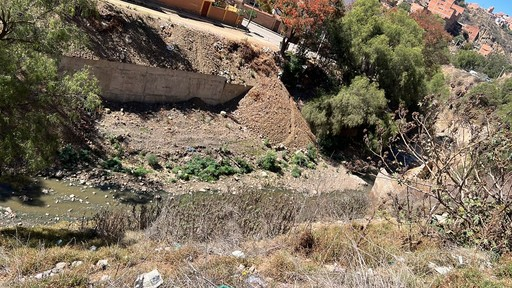
#> input picture 2026-2-Emily/Parciales/Parcial 2/datos/ds1_reducido/img_00.jpg, 512 x 288 px; its folder holds 8 pictures in this run
$ jupyter execute --allow-errors 01_clasificacion_imagenes.ipynb   (shell and % lines are left out)
#> lines starting #> are read from the running program, lines starting #| are printed output that depends on the picture
# Parcial 2 - Ejercicio 1: Clasificación de imágenes por parches (aprendizaje no supervisado + clasificación)

**Objetivo:** construir un programa que ponga **etiquetas** al objeto principal que aparece en pequeñas imágenes de **64 x 64 píxeles** obtenidas al dividir fotos reales de quebradas con basura, y luego entrenar un **modelo que clasifique** esas imágenes.

**Datos usados**

| Dataset | Carpeta original | Uso |
|---|---|---|
| ds1 (carpeta de *erick_alexander_ochoa_paz*, 30 fotos) | `_descargas/ds1/erick_alexander_ochoa_paz` | Entrenamiento y prueba |
| ds2 (8 fotos) | `_descargas/ds2` | Imágenes nuevas para probar el modelo ya entrenado |

Elegí la carpeta de ds1 que tenía **más fotos** (30) y todas en formato JPG. Las fotos originales pesan varios MB y miden hasta 4096 px, así que lo primero es **reducirlas**.

## Cómo lo hice (resumen de la estrategia)

1. **Reducir** cada foto para que su lado más largo mida 512 px (se conserva la proporción).
2. **Dividir** cada foto en parches de **64 x 64** (una foto vertical de 384 x 512 da 6 x 8 = 48 parches).
3. **Describir** cada parche con **51 números** de color y textura (histogramas de color, medias, desviaciones, bordes).
4. **Separar** fotos completas para prueba (7 fotos) y entrenamiento (23 fotos), para no hacer trampa.
5. **Aprendizaje no supervisado:** aplicar **K-Means con k = 50** a los parches de entrenamiento. Cada grupo junta parches parecidos.
6. **Etiquetar solo 50 parches** (el más representativo de cada grupo, el más cercano al centroide) con una de 5 etiquetas: `basura`, `vegetacion`, `tierra`, `cielo`, `construccion`.
7. **Propagar** la etiqueta de cada representativo a todo su grupo (aprendizaje semi-supervisado, igual que en el cuadernillo de clase de aprendizaje no supervisado).
8. **Entrenar una regresión logística** (vista en clase, *one vs all* / multiclase) con esas etiquetas.
9. **Medir** el modelo contra parches de prueba que etiqueté a mano: exactitud, precisión, *recall*, F1, matriz de confusión y validación cruzada.
10. **Usar el modelo** sobre las fotos nuevas de ds2 y guardar el modelo entrenado.

## 1. Librerías

Uso solo librerías vistas en clase: `numpy`, `pandas`, `matplotlib`, `PIL` para leer imágenes y `scikit-learn` para K-Means, regresión logística y métricas.

[cell 1]
import os
import pickle

import numpy as np
import pandas as pd
import matplotlib.pyplot as plt
from PIL import Image, ImageOps

from sklearn.cluster import KMeans
from sklearn.preprocessing import StandardScaler
from sklearn.pipeline import make_pipeline
from sklearn.linear_model import LogisticRegression
from sklearn.dummy import DummyClassifier
from sklearn.model_selection import train_test_split, GroupKFold, cross_val_score
from sklearn.metrics import (silhouette_score, accuracy_score, f1_score,
                             classification_report, confusion_matrix, ConfusionMatrixDisplay)

# Las figuras se guardan en JPEG para que el cuadernillo no pese demasiado

# Semilla fija para que todo el cuadernillo sea reproducible
SEMILLA = 42
np.random.seed(SEMILLA)

## 2. Reducción del dataset

Las fotos originales son grandes (hasta 4096 x 3072 px). Para trabajar con parches de 64 x 64 no necesito tanta resolución: si dejara la foto original, un parche de 64 px mostraría un pedacito minúsculo (una hoja, una piedra) y no el **objeto principal**. Al reducir el lado mayor a **512 px**, cada parche cubre más o menos 1/8 del ancho de la foto, que es suficiente para ver si ahí hay basura, plantas, tierra o cielo.

Además:
- `ImageOps.exif_transpose` gira la foto según la orientación con que se tomó en el celular.
- Las fotos se renombran como `img_00.jpg`, `img_01.jpg`, ... para que los nombres sean cortos.
- Si la carpeta original no existe (por ejemplo en el repositorio, donde solo subo las reducidas), se usan directamente las imágenes ya reducidas.

[cell 2]
RUTA_ORIGINAL_DS1 = '_descargas/ds1/erick_alexander_ochoa_paz'
RUTA_ORIGINAL_DS2 = '_descargas/ds2'
RUTA_DS1 = 'datos/ds1_reducido'
RUTA_DS2 = 'datos/ds2_reducido'
LADO_MAXIMO = 512


def tamano_carpeta_mb(carpeta):
    # Suma el peso de todos los archivos de la carpeta, en megabytes
    return sum(os.path.getsize(os.path.join(carpeta, f)) for f in os.listdir(carpeta)) / 1e6


def reducir_dataset(origen, destino, lado_maximo=LADO_MAXIMO):
    if not os.path.isdir(origen):
        print(f'No existe {origen}: se usan las imágenes ya reducidas de {destino}')
        return
    os.makedirs(destino, exist_ok=True)
    archivos = sorted(f for f in os.listdir(origen) if f.lower().endswith(('.jpg', '.jpeg', '.png')))
    for i, nombre in enumerate(archivos):
        imagen = Image.open(os.path.join(origen, nombre))
        imagen = ImageOps.exif_transpose(imagen).convert('RGB')
        # thumbnail reduce la imagen manteniendo la proporción: el lado mayor queda en 512 px
        imagen.thumbnail((lado_maximo, lado_maximo), Image.LANCZOS)
        imagen.save(os.path.join(destino, f'img_{i:02d}.jpg'), quality=90)
    print(f'{len(archivos)} fotos: {tamano_carpeta_mb(origen):.1f} MB -> {tamano_carpeta_mb(destino):.1f} MB')


reducir_dataset(RUTA_ORIGINAL_DS1, RUTA_DS1)
reducir_dataset(RUTA_ORIGINAL_DS2, RUTA_DS2)

[cell 3]
nombres_ds1 = sorted(os.listdir(RUTA_DS1))
imagenes_ds1 = {n: np.asarray(Image.open(os.path.join(RUTA_DS1, n)).convert('RGB')) for n in nombres_ds1}
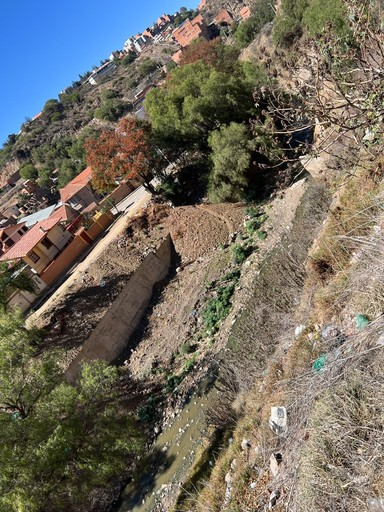
#> input picture 2026-2-Emily/Parciales/Parcial 2/datos/ds1_reducido/img_01.jpg, 384 x 512 px
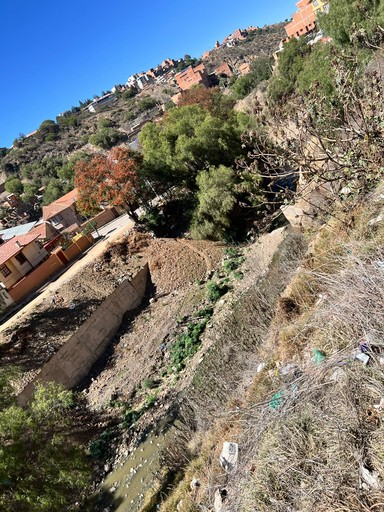
#> input picture 2026-2-Emily/Parciales/Parcial 2/datos/ds1_reducido/img_02.jpg, 384 x 512 px
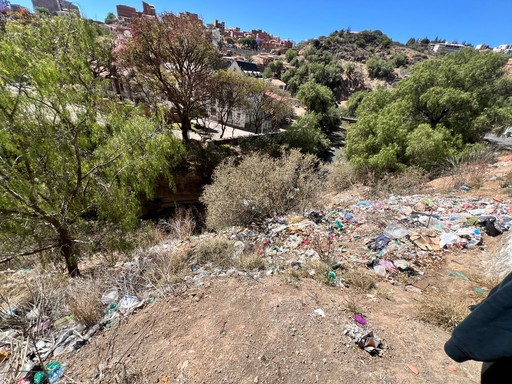
#> input picture 2026-2-Emily/Parciales/Parcial 2/datos/ds1_reducido/img_03.jpg, 512 x 384 px
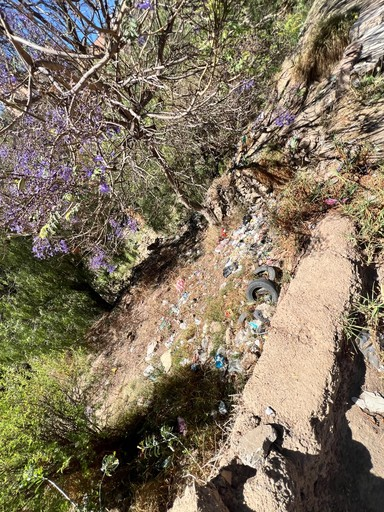
#> input picture 2026-2-Emily/Parciales/Parcial 2/datos/ds1_reducido/img_04.jpg, 384 x 512 px
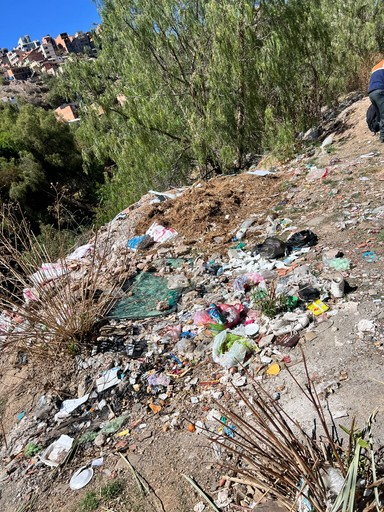
#> input picture 2026-2-Emily/Parciales/Parcial 2/datos/ds1_reducido/img_08.jpg, 384 x 512 px
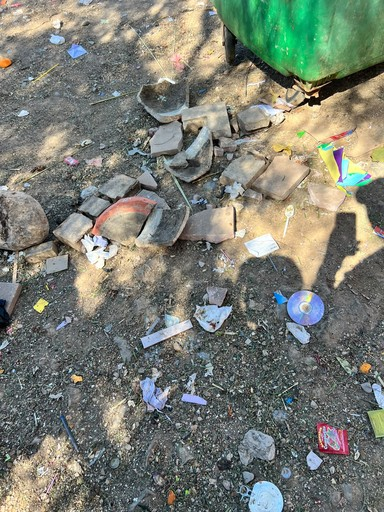
#> input picture 2026-2-Emily/Parciales/Parcial 2/datos/ds1_reducido/img_09.jpg, 384 x 512 px
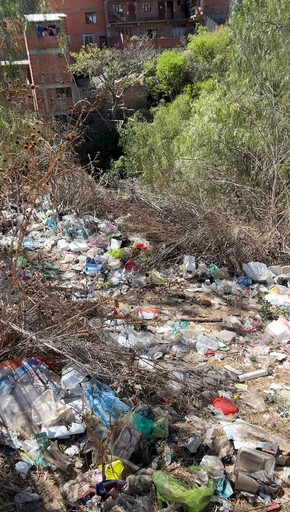
#> input picture 2026-2-Emily/Parciales/Parcial 2/datos/ds1_reducido/img_15.jpg, 290 x 512 px

print('Fotos de ds1:', len(imagenes_ds1))
#| Fotos de ds1: 8
pd.Series({n: im.shape for n, im in imagenes_ds1.items()}).value_counts()

[cell 4]
fig, axs = plt.subplots(3, 10, figsize=(20, 7))
for ax, (nombre, imagen) in zip(axs.ravel(), imagenes_ds1.items()):
    ax.imshow(imagen)
    ax.set_title(nombre, fontsize=9)
    ax.axis('off')
#> this loop made 8 passes
#> nombre on passes 1 to 8: 'img_00.jpg', 'img_01.jpg', 'img_02.jpg', 'img_03.jpg', 'img_04.jpg', 'img_08.jpg', 'img_09.jpg', 'img_15.jpg'
plt.suptitle('ds1 reducido: 30 fotos de quebradas con basura')
plt.tight_layout()
plt.show()

## 3. Dividir cada foto en imágenes más pequeñas (parches de 64 x 64)

Cada foto se recorre como una cuadrícula: fila por fila y columna por columna se recorta un cuadrado de 64 x 64. Lo que sobra en el borde (si el tamaño no es múltiplo de 64) se descarta. Para cada parche guardo **de qué foto viene, su fila y su columna**, porque luego necesito:
- separar entrenamiento y prueba **por foto**, y
- volver a dibujar las etiquetas encima de la foto original.

¿Por qué 64 x 64 y no 128 x 128? Con 128 casi todos los parches mezclarían basura, plantas y tierra al mismo tiempo; con 64 la mayoría de los parches tiene un objeto que domina, y además obtengo 4 veces más ejemplos (1200 en vez de ~300), lo cual ayuda con un dataset de solo 30 fotos.

[cell 5]
TAM_PARCHE = 64


def dividir_en_parches(imagen, tam=TAM_PARCHE):
    alto, ancho = imagen.shape[:2]
    parches, posiciones = [], []
    for fila in range(alto // tam):
        for col in range(ancho // tam):
            parches.append(imagen[fila * tam:(fila + 1) * tam, col * tam:(col + 1) * tam])
            posiciones.append((fila, col))
    return parches, posiciones


parches, info = [], []
for nombre, imagen in imagenes_ds1.items():
    ps, pos = dividir_en_parches(imagen)
    parches += ps
    info += [(nombre, fila, col) for fila, col in pos]
#> this loop made 8 passes
#> (nombre, alto in dividir_en_parches, ancho in dividir_en_parches) on passes 1 to 8: ('img_00.jpg', 288, 512), ('img_01.jpg', 512, 384), ('img_02.jpg', 512, 384), ('img_03.jpg', 384, 512), ('img_04.jpg', 512, 384), ('img_08.jpg', 512, 384), ('img_09.jpg', 512, 384), ('img_15.jpg', 512, 290)
#> after the loop, info = 352 items, first 6: ('img_00.jpg', 0, 0), ('img_00.jpg', 0, 1), ('img_00.jpg', 0, 2), ('img_00.jpg', 0, 3), ('img_00.jpg', 0, 4), ('img_00.jpg', 0, 5)

parches = np.array(parches)
info = pd.DataFrame(info, columns=['imagen', 'fila', 'columna'])
#> info = table of 352 rows and 3 columns

print('Forma del arreglo de parches:', parches.shape)
#| Forma del arreglo de parches: (352, 64, 64, 3)
info.head()
#> Out = table of 5 rows and 3 columns

[cell 6]
indices = np.random.choice(len(parches), 40, replace=False)
#> indices = 40 values, max 350 at index 30, min 9 at index 27, mean 139.8
fig, axs = plt.subplots(4, 10, figsize=(15, 6.5))
for ax, i in zip(axs.ravel(), indices):
    ax.imshow(parches[i])
    ax.set_title(f"{info.imagen[i][4:6]} ({info.fila[i]},{info.columna[i]})", fontsize=8)
    ax.axis('off')
#> this loop made 40 passes
#> i on passes 1 to 8: 228, 116, 55, 155, 110, 126, 39, 63
plt.suptitle('40 parches de 64 x 64 al azar (foto y posición fila, columna)')
plt.tight_layout()
plt.show()

## 4. Características de cada parche (de 12 288 píxeles a 51 números)

Un parche tiene 64 x 64 x 3 = 12 288 valores. Primero probé K-Means directamente con los píxeles (como se hace con MNIST en clase), pero los grupos salían mezclados: K-Means agrupaba por **brillo y posición** (por ejemplo "parches oscuros arriba a la izquierda") y no por **contenido**. En MNIST funciona porque los dígitos están centrados; en fotos reales la basura puede estar en cualquier parte del parche.

Por eso describo cada parche con números que **no dependen de dónde** están las cosas dentro del parche:

| Grupo | Cantidad | Qué captura |
|---|---|---|
| Histograma de rojo, verde y azul (8 intervalos cada uno) | 24 | La distribución de colores. El cielo es casi todo azul, la tierra es marrón |
| Histograma del **tono** (HSV) pesado por la saturación | 12 | Qué colores "vivos" hay: verde de plantas, plásticos rojos/azules/celestes |
| Histograma de la **saturación** | 6 | Si los colores son intensos (basura plástica) o apagados (tierra, concreto) |
| Media y desviación de R, G, B | 6 | Color promedio y cuánto varía |
| Bordes horizontales, verticales y desviación del gris | 3 | La **textura**: el cielo es liso, la basura y las ramas tienen muchos bordes |

Total: **51 características**. Luego se **estandarizan** (media 0, desviación 1) para que ninguna domine a las demás en las distancias de K-Means y en la regresión logística.

[cell 7]
def caracteristicas(parche):
    rgb = parche.astype(float) / 255.0
    hsv = np.asarray(Image.fromarray(parche).convert('HSV')).astype(float) / 255.0
    gris = rgb.mean(axis=2)
    n = gris.size
    vector = []
    # 24: histograma de cada canal R, G, B (proporción de píxeles en cada intervalo)
    for canal in range(3):
        vector += list(np.histogram(rgb[:, :, canal], bins=8, range=(0, 1))[0] / n)
#> this loop made 3 passes
#> vector on pass 1: [0.0435, 0.221, 0.313, 0.23, 0.131, 0.0493, 0.01, 0.00122]
    # 12: histograma del tono, cada píxel pesa según su saturación (los grises casi no cuentan)
    vector += list(np.histogram(hsv[:, :, 0], bins=12, range=(0, 1), weights=hsv[:, :, 1])[0] / n)
#> vector = 36 values, max 0.362 at index 17, min 0 at index 15, mean 0.0935
    # 6: histograma de la saturación
    vector += list(np.histogram(hsv[:, :, 1], bins=6, range=(0, 1))[0] / n)
#> vector = 42 values, max 0.469 at index 37, min 0 at index 15, mean 0.104
    # 6: color promedio y variación de cada canal
    vector += [rgb[:, :, c].mean() for c in range(3)] + [rgb[:, :, c].std() for c in range(3)]
#> vector = 48 values, max 0.469 at index 37, min 0 at index 15, mean 0.12
    # 3: textura = cambio promedio entre píxeles vecinos (bordes) y contraste
    vector += [np.abs(np.diff(gris, axis=1)).mean(), np.abs(np.diff(gris, axis=0)).mean(), gris.std()]
#> vector = 51 values, max 0.469 at index 37, min 0 at index 15, mean 0.12
    return vector


X = np.array([caracteristicas(p) for p in parches])
#> the loop in caracteristicas (call 2), `for canal in range(3):` made 3 passes
#> vector on pass 1: [0.118, 0.301, 0.271, 0.147, 0.0808, 0.041, 0.0193, 0.022]
#> in caracteristicas (call 5), `gris = rgb.mean(axis=2)`:
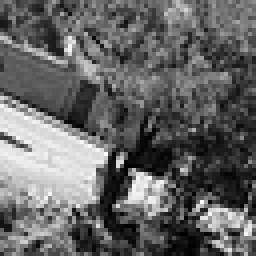
#> gris: shape (64, 64) float64 (shown 4 times larger); min 0.00131, max 0.984, mean 0.397
#> the loop in caracteristicas (call 5), `for canal in range(3):` made 3 passes
#> vector on pass 1: [0.0872, 0.141, 0.152, 0.188, 0.151, 0.105, 0.0603, 0.117]
#> in caracteristicas (call 5), `vector += list(np.histogram(hsv[:, :, 0], bins=12, range=(0, 1), weigh..`: vector = 36 values, max 0.284 at index 24, min 0 at index 29, mean 0.0937
#> in caracteristicas (call 5), `vector += list(np.histogram(hsv[:, :, 1], bins=6, range=(0, 1))[0] / n)`: vector = 42 values, max 0.324 at index 38, min 0 at index 29, mean 0.104
#> in caracteristicas (call 5), `vector += [rgb[:, :, c].mean() for c in range(3)] + [rgb[:, :, c].std(..`: vector = 48 values, max 0.478 at index 42, min 0 at index 29, mean 0.131
#> in caracteristicas (call 5), `vector += [np.abs(np.diff(gris, axis=1)).mean(), np.abs(np.diff(gris, ..`: vector = 51 values, max 0.478 at index 42, min 0 at index 29, mean 0.133
#> in caracteristicas (call 6), `gris = rgb.mean(axis=2)`:
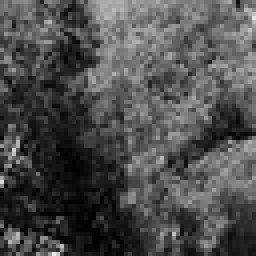
#> gris: shape (64, 64) float64 (shown 4 times larger); min 0.00131, max 0.914, mean 0.304
#> in caracteristicas (call 6), `vector += list(np.histogram(hsv[:, :, 0], bins=12, range=(0, 1), weigh..`: vector = 36 values, max 0.292 at index 16, min 0 at index 23, mean 0.0942
#> in caracteristicas (call 6), `vector += list(np.histogram(hsv[:, :, 1], bins=6, range=(0, 1))[0] / n)`: vector = 42 values, max 0.476 at index 38, min 0 at index 23, mean 0.105
#> in caracteristicas (call 6), `vector += [rgb[:, :, c].mean() for c in range(3)] + [rgb[:, :, c].std(..`: vector = 48 values, max 0.476 at index 38, min 0 at index 23, mean 0.122
#> in caracteristicas (call 6), `vector += [np.abs(np.diff(gris, axis=1)).mean(), np.abs(np.diff(gris, ..`: vector = 51 values, max 0.476 at index 38, min 0 at index 23, mean 0.121
#> in caracteristicas (call 7), `rgb = parche.astype(float) / 255.0`:
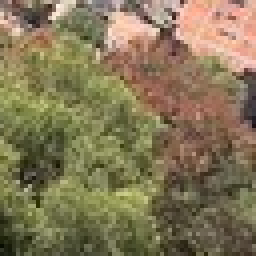
#> rgb: shape (64, 64, 3) float64 (shown 4 times larger); mean of channels 0, 1, 2 0.516, 0.464, 0.337; drawn as R, G, B
#> (the rest of the program and of its run is left out)
